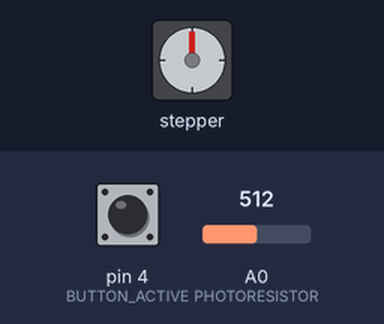
The sketch below on a simulated Arduino Uno, built with avr-gcc and run on an emulated ATmega328P. On the bench: stepper motor. Wiring (inferred from the names in the program): stepper motor (2048 steps per turn assumed): coils pin 8, pin 9, pin 10, pin 11. The test bench sets the inputs (shaded band); at power-on: pin 4 (BUTTON_ACTIVE) LOW, A0 (PHOTORESISTOR) = 512. What the sketch prints to the serial monitor is not drawn.

Above: at 1.2 s.
1.3 s: pin 4 (BUTTON_ACTIVE) pulled HIGH for 0.15 s
At 4.2 s:
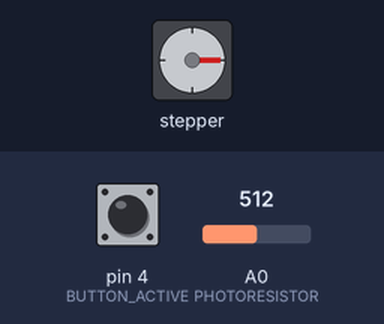
4.3 s: pin 4 (BUTTON_ACTIVE) pulled HIGH for 3.2 s
At 5.28 s:
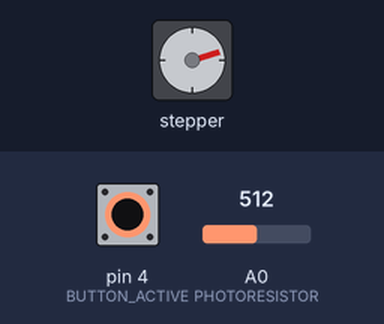
10.0 s: pin 4 (BUTTON_ACTIVE) pulled HIGH for 1 s
At 12.8 s:
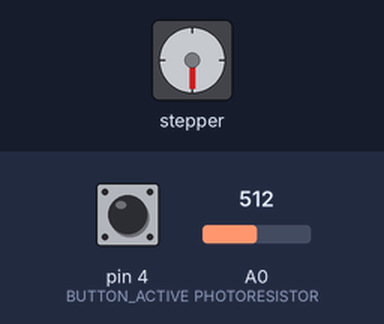
13.0 s: pin 4 (BUTTON_ACTIVE) pulled HIGH for 0.15 s
At 16.6 s:
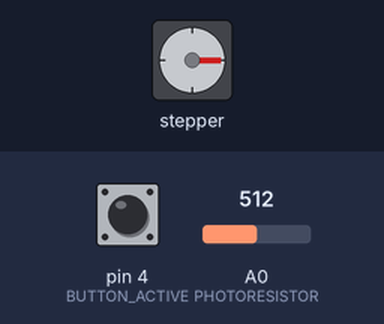
Timing chart, 0 to 17.0 s (numbered marks = the images above; inputs shaded):
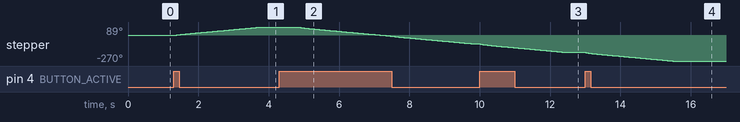

Measured:
- after the input at 1.3 s, stepper: turns 89° clockwise in 2.5 s, starting at once
- after the input at 4.3 s, stepper: keeps turning counter-clockwise at about 36°/s, starting after 0.53 s
- after the input at 10.0 s, stepper: turns 90° counter-clockwise in 2.5 s, starting at once
- after the input at 13.0 s, stepper: turns 90° counter-clockwise in 2.5 s, starting at once

The sketch:

safefinalcompetition.ino
```cpp
//Definitions
#define PHOTORESISTOR A0
#define BUTTON_ACTIVE 4

#define CW  1
#define CCW 0

#define STEPPER_PIN_1 8
#define STEPPER_PIN_2 9
#define STEPPER_PIN_3 10
#define STEPPER_PIN_4 11

double x = 0;
boolean opened = 0;
int step_number = 0;
const int STEPS_PER_ROTATION = 2048;

void setup() {
  Serial.begin(9600);
  pinMode(0,INPUT);

  pinMode(PHOTORESISTOR,INPUT);
  pinMode(BUTTON_ACTIVE,INPUT);
  pinMode(STEPPER_PIN_1, OUTPUT);
  pinMode(STEPPER_PIN_2, OUTPUT);
  pinMode(STEPPER_PIN_3, OUTPUT);
  pinMode(STEPPER_PIN_4, OUTPUT);

  //rotateMotor(90, CCW);
  //Serial.println("Rotated");

}

void loop() {
  /*if(digitalRead(0)==HIGH){
  rotateMotor(90, CW);
  delay(5000)
  opened==1;
}
  */
  x = analogRead(PHOTORESISTOR);
  Serial.println(x);
  delay(100);

  if (digitalRead(BUTTON_ACTIVE) == HIGH) {
    Serial.println("Button Activated");
    if ( x > 400) {
      Serial.println("clockwise");
      rotateMotor(90,CW );
      delay(500);
      opened = 1;
    } else {
      Serial.println("Not Within Range");
    }
    delay(500);
  }

  if (opened == true) {
    while (opened){
      if (digitalRead(4)==HIGH){
        rotateMotor(90,CCW);
      }
    }
  }
}


void OneStep(bool dir) {
  if (dir) {
    switch (step_number) {
      case 0:
        digitalWrite(STEPPER_PIN_1, HIGH);
        digitalWrite(STEPPER_PIN_2, LOW);
        digitalWrite(STEPPER_PIN_3, LOW);
        digitalWrite(STEPPER_PIN_4, LOW);
        break;
      case 1:
        digitalWrite(STEPPER_PIN_1, LOW);
        digitalWrite(STEPPER_PIN_2, HIGH);
        digitalWrite(STEPPER_PIN_3, LOW);
        digitalWrite(STEPPER_PIN_4, LOW);
        break;
      case 2:
        digitalWrite(STEPPER_PIN_1, LOW);
        digitalWrite(STEPPER_PIN_2, LOW);
        digitalWrite(STEPPER_PIN_3, HIGH);
        digitalWrite(STEPPER_PIN_4, LOW);
        break;
      case 3:
        digitalWrite(STEPPER_PIN_1, LOW);
        digitalWrite(STEPPER_PIN_2, LOW);
        digitalWrite(STEPPER_PIN_3, LOW);
        digitalWrite(STEPPER_PIN_4, HIGH);
        break;
    }
  } else {
    switch (step_number) {
      case 0:
        digitalWrite(STEPPER_PIN_1, LOW);
        digitalWrite(STEPPER_PIN_2, LOW);
        digitalWrite(STEPPER_PIN_3, LOW);
        digitalWrite(STEPPER_PIN_4, HIGH);
        break;
      case 1:
        digitalWrite(STEPPER_PIN_1, LOW);
        digitalWrite(STEPPER_PIN_2, LOW);
        digitalWrite(STEPPER_PIN_3, HIGH);
        digitalWrite(STEPPER_PIN_4, LOW);
        break;
      case 2:
        digitalWrite(STEPPER_PIN_1, LOW);
        digitalWrite(STEPPER_PIN_2, HIGH);
        digitalWrite(STEPPER_PIN_3, LOW);
        digitalWrite(STEPPER_PIN_4, LOW);
        break;
      case 3:
        digitalWrite(STEPPER_PIN_1, HIGH);
        digitalWrite(STEPPER_PIN_2, LOW);
        digitalWrite(STEPPER_PIN_3, LOW);
        digitalWrite(STEPPER_PIN_4, LOW);


    }
  }
  step_number++;
  if (step_number > 3) {
    step_number = 0;
  }
}

void rotateMotor(float deg, bool direction) {
  float rotations = (STEPS_PER_ROTATION / 360.0) * deg;

  for (int i = 1; i <= rotations; i++) {
    OneStep(direction);
    Serial.println(i);
    delay(2);
  }

}
```
